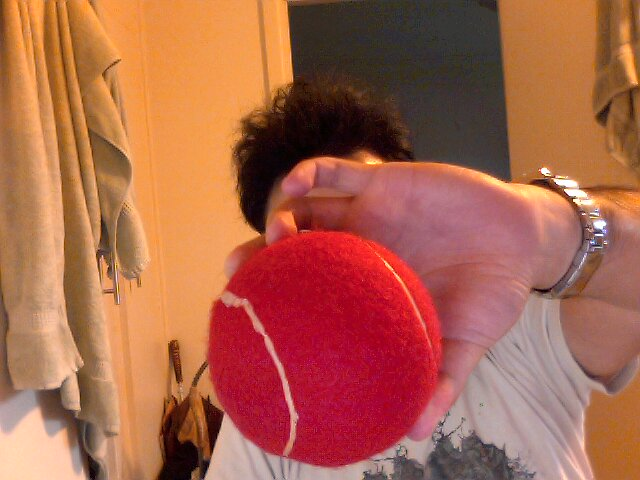
#> input picture Pics/2016-04-27-164011.jpg, 640 x 480 px
$ python test2_calib.py   (Python 2 division)   (older library calls are emulated)
#> lines starting #> are read from the running program, lines starting #| are printed output that depends on the picture; after the words box and inside, x2 and y2 are one past the last pixel; in counts of white or black regions, pixels touching at a corner belong together
# OpenCV_test_3.py

# this program tracks a red ball
# (no motor control is performed to move the camera, we will get to that later in the tutorial)

import cv2
import numpy as np
import os

myDebug = False

def nothing(x):
    pass


###################################################################################################
def main():

    cv2.namedWindow('image')
    cv2.createTrackbar('LowH', 'image', 1, 255, nothing)
    cv2.createTrackbar('HighH', 'image', 1, 255, nothing)
    cv2.createTrackbar('LowS', 'image', 1, 255, nothing)
    cv2.createTrackbar('HighS', 'image', 1, 255, nothing)
    cv2.createTrackbar('LowV', 'image', 1, 255, nothing)
    cv2.createTrackbar('HighV', 'image', 1, 255, nothing)
    cv2.namedWindow("imgOriginal", cv2.WINDOW_AUTOSIZE)  # create windows, use WINDOW_AUTOSIZE for a fixed window size
    cv2.namedWindow("imgMorph", cv2.WINDOW_AUTOSIZE)


    imgOriginal = cv2.imread('Pics/2016-04-27-164011.jpg', 1)
#> imgOriginal is the input picture: shape (480, 640, 3); mean B, G, R 75.8, 99.8, 169.9
    imgOriginal = cv2.resize(imgOriginal, (320,240))
#> imgOriginal: shape (240, 320, 3)

    result = list()
    rangeHSV = list()
    if(myDebug):
        rangeHSV.append((0))
    else:
        rangeHSV = scanImage()

    print "Checking Image \n"
#    while(cv2.waitKey(1) != 27):

    while (len(rangeHSV) > 0):

        if (not (myDebug)):
            (lowHSV, highHSV) = rangeHSV.pop()
        else:
            cv2.waitKey(1)
            LowH = cv2.getTrackbarPos('LowH', 'image')
            HighH = cv2.getTrackbarPos('HighH', 'image')
            LowS = cv2.getTrackbarPos('LowS', 'image')
            HighS = cv2.getTrackbarPos('HighS', 'image')
            LowV = cv2.getTrackbarPos('LowV', 'image')
            HighV = cv2.getTrackbarPos('HighV', 'image')
            lowHSV = np.array([LowH, LowS, LowV])
            highHSV = np.array([HighH, HighS, HighV])

        # [4 lines of commented-out code are left out]


        morph = filterImage(imgOriginal, lowHSV, highHSV)

        imgCircle, count, maxRadius = circleDetectedBound(morph, imgOriginal)

        #Save the best results
        if (count > 0):
            elems = cv2.countNonZero(morph)
            result.append((imgCircle, count, maxRadius, elems, lowHSV, highHSV))
            #print count, maxRadius, elems, lowHSV, highHSV

        if(myDebug):
            cv2.imshow("imgOriginal", imgCircle)  # show windows
            cv2.imshow("imgMorph", morph)

    # end while
    sortResults(result)


    #cv2.destroyAllWindows()                     # remove windows from memory

    return

###################################################################################################
##We optimise for low element count large radius and low count
def sortResults(results):
    print "Sorting Results\n"
    results.sort(key=lambda row:row[2])
    results.sort(key=lambda row:row[3], reverse=True)
    count = 0
    for obj in results[:10]:
        cv2.imwrite(str(count) + ".png", obj[0])
        count +=1


###################################################################################################
########horrible function that must be rewritten
def scanImage():
    rangeHSV = list()
    print "Generating HSV Ranges \n"
    for i in range(1, 255, 50):
        for j in range(1,255, 50):
            for k in range (1,255, 50):
                for l in range (255, 1,-50):
                    if (i>l): break
                    for m in range (255,1,-50):
                        if (j>m): break
                        for n in range (255,1,-50):
                            if (k>n): break
                            rangeHSV.append((np.array([i, j, k]),np.array([l, m, n])))


    return rangeHSV

###################################################################################################
def filterImage(imgOriginal, lowHSV, highHSV):
    imgHSV = cv2.cvtColor(imgOriginal, cv2.COLOR_BGR2HSV)
#> imgHSV: shape (240, 320, 3); mean H, S, V 55.6, 143.4, 170.1
    imgThresh = cv2.inRange(imgHSV,lowHSV, highHSV)
#> imgThresh: shape (240, 320); every value is 0

    imgDial = cv2.dilate(imgThresh, np.ones((5, 5), np.uint8))
    imgErode = cv2.erode(imgDial, np.ones((5, 5), np.uint8))

    str_el = cv2.getStructuringElement(cv2.MORPH_RECT, (5, 5))
    morph = cv2.morphologyEx(imgThresh, cv2.MORPH_OPEN, str_el)
    morph = cv2.morphologyEx(morph, cv2.MORPH_CLOSE, str_el)
    return morph

###################################################################################################
def circleDetectedBound(image, imgOriginal):
	height, width, temp = imgOriginal.shape
#> height = 240; width = 320; temp = 3
	xTop = .25 * width #Boudning box for middle bottom of the image to find ball
#> xTop = 80
	yTop = .5 * height
#> yTop = 120
	xBottom = .75 * width
#> xBottom = 240
	yBottom = height
#> yBottom = 240
	cont, contours, hierarchy = cv2.findContours(image, cv2.RETR_TREE, cv2.CHAIN_APPROX_NONE)
#> contours = []
	#contours.sort()
        circleImg = cv2.copyMakeBorder(imgOriginal,0,0,0,0,cv2.BORDER_REPLICATE) #copy image to display Circles


        circleCount = 0
        maxRadius = 0
        cv2.rectangle(circleImg, (int(xTop),int(yTop)), (int(xBottom), int(yBottom)), (0,255,0), 3)
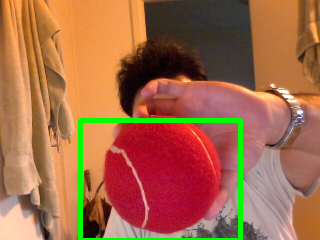
#> circleImg: shape (240, 320, 3); mean B, G, R 73.1, 104.3, 164.6
	for i in range(len(contours)):
		(x, y), r = cv2.minEnclosingCircle(contours[i])
		if (xTop <= x and x <= xBottom and yTop <= y and y <= yBottom):
		    cv2.circle(circleImg, (int(x), int(y)), int(r), (0, 0, 255), 3)
                    circleCount +=1
                    maxRadius = max(maxRadius, r)
                else:
                    return circleImg, 0, 0
#> this loop made 0 passes
#> after the loop, circleCount = 0
		#intRows, intColumns = imgErode.shape
	return circleImg, circleCount, maxRadius

###################################################################################################
if __name__ == "__main__":
    main()

$ run again, with Pics/2016-04-19-204133.jpg copied over Pics/2016-04-27-164011.jpg
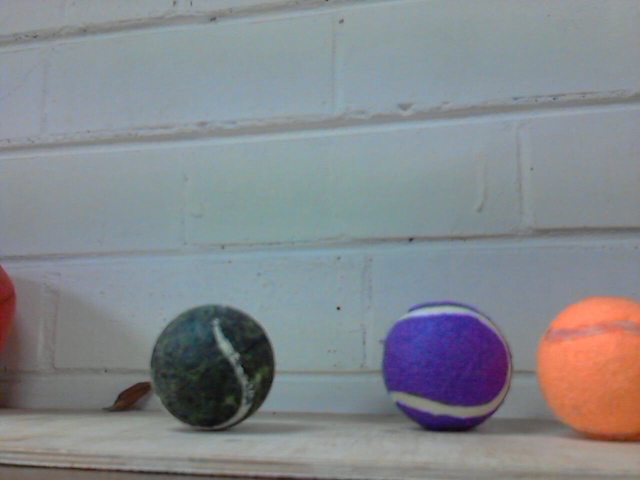
#> input picture Pics/2016-04-19-204133.jpg, 1280 x 960 px (shown at 1/2 size)
#> in main, imgOriginal is the input picture: shape (960, 1280, 3); mean B, G, R 140.4, 136, 132
#> in main, `imgOriginal = cv2.resize(imgOriginal, (320,240))`:
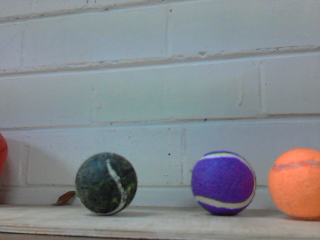
#> imgOriginal: shape (240, 320, 3); mean B, G, R 140.5, 136.2, 132.2
#> imgHSV: shape (240, 320, 3); mean H, S, V 84.3, 40, 148.2
#> imgThresh: shape (240, 320); every value is 0
#> contours = []
#> in circleDetectedBound, `cv2.rectangle(circleImg, (int(xTop),int(yTop)), (int(xBottom), int(yBo..`:
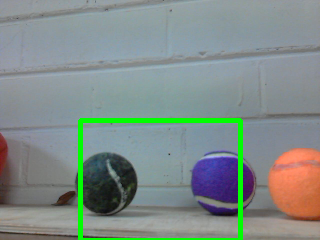
#> circleImg: shape (240, 320, 3); 2.99% of pixels changed, all inside (x1, y1, x2, y2) = (78, 118, 243, 240)
#> after the loop in circleDetectedBound, `for i in range(len(contours)):`: circleCount = 0

$ run again, with Pics/2016-04-26-182802.jpg copied over Pics/2016-04-27-164011.jpg
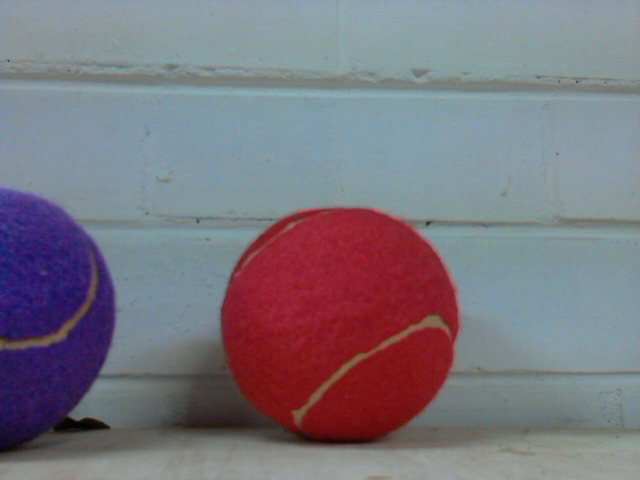
#> input picture Pics/2016-04-26-182802.jpg, 1280 x 960 px (shown at 1/2 size)
#> in main, imgOriginal is the input picture: shape (960, 1280, 3); mean B, G, R 127.2, 117.9, 122.2
#> in main, `imgOriginal = cv2.resize(imgOriginal, (320,240))`:
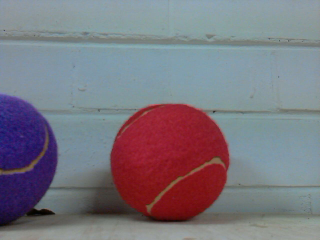
#> imgOriginal: shape (240, 320, 3); mean B, G, R 127.3, 118, 122.3
#> imgHSV: shape (240, 320, 3); mean H, S, V 98, 71.7, 142.7
#> imgThresh: shape (240, 320); every value is 0
#> contours = []
#> in circleDetectedBound, `cv2.rectangle(circleImg, (int(xTop),int(yTop)), (int(xBottom), int(yBo..`:
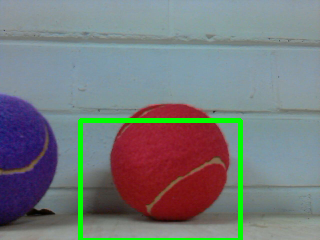
#> circleImg: shape (240, 320, 3); 2.99% of pixels changed, all inside (x1, y1, x2, y2) = (78, 118, 243, 240)
#> after the loop in circleDetectedBound, `for i in range(len(contours)):`: circleCount = 0

$ run again, with Pics/2016-04-26-182955.jpg copied over Pics/2016-04-27-164011.jpg
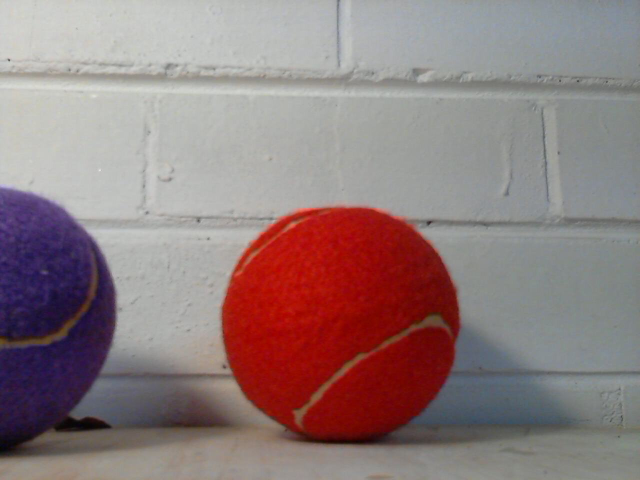
#> input picture Pics/2016-04-26-182955.jpg, 1280 x 960 px (shown at 1/2 size)
#> in main, imgOriginal is the input picture: shape (960, 1280, 3); mean B, G, R 125.1, 124.4, 143.5
#> in main, `imgOriginal = cv2.resize(imgOriginal, (320,240))`:
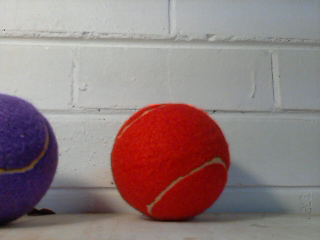
#> imgOriginal: shape (240, 320, 3); mean B, G, R 125.2, 124.5, 143.6
#> imgHSV: shape (240, 320, 3); mean H, S, V 58.6, 56.7, 148.3
#> imgThresh: shape (240, 320); every value is 0
#> contours = []
#> in circleDetectedBound, `cv2.rectangle(circleImg, (int(xTop),int(yTop)), (int(xBottom), int(yBo..`:
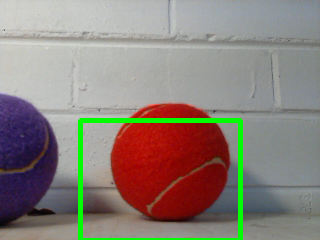
#> circleImg: shape (240, 320, 3); 2.99% of pixels changed, all inside (x1, y1, x2, y2) = (78, 118, 243, 240)
#> after the loop in circleDetectedBound, `for i in range(len(contours)):`: circleCount = 0
